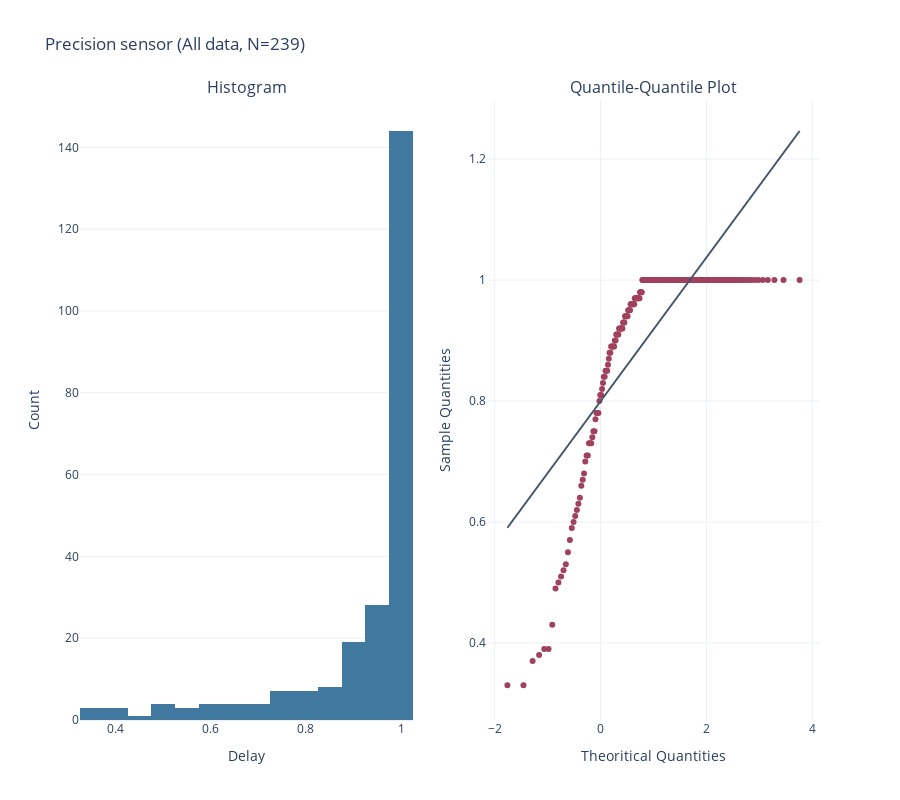
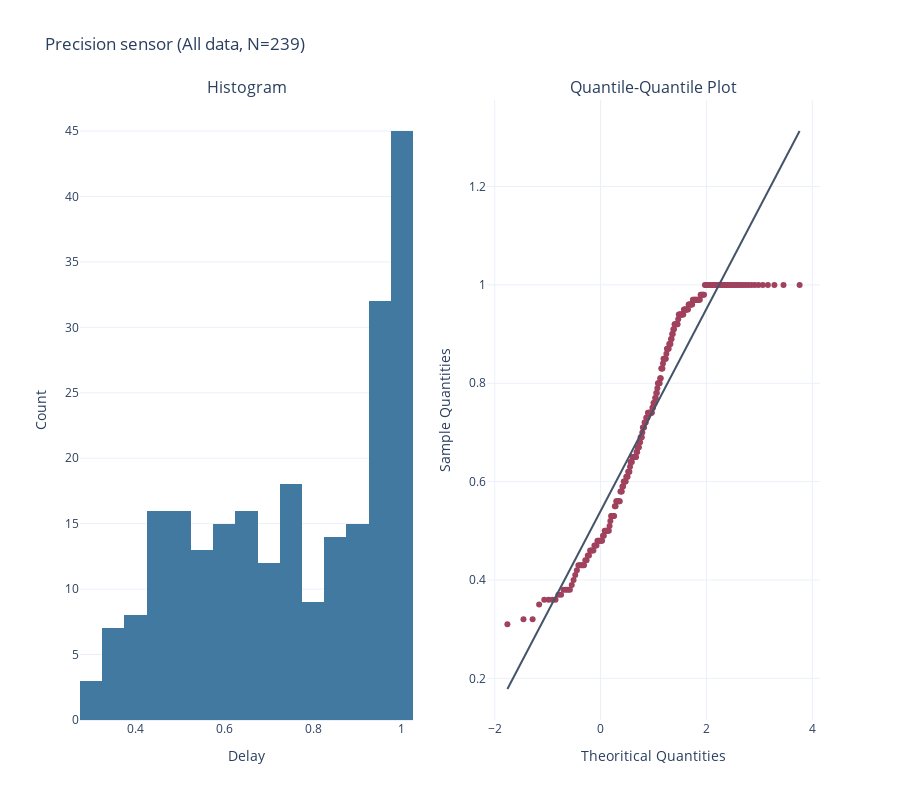

The code cell stored with these charts, in order, in its notebook:
### Code cell
metric = "Precision"
normality_test(fr_mag[metric], sensor=metric, type="All data")
normality_test(fr_pzt[metric], sensor=metric, type="All data")

### Figure 1 — Plotly figure (JSON) as saved in the notebook; plotly's stock layout.template omitted (floating-point values rounded to 4 significant figures; data arrays with more than 128 entries replaced by an {"elided": "..."} marker saying what was removed)
{"data": [{"marker": {"color": "#4179A0"}, "type": "histogram", "x": {"elided": "239 float values"}, "xaxis": "x", "yaxis": "y"}, {"marker": {"color": "#A0415D"}, "mode": "markers", "type": "scatter", "x": {"elided": "239 float values"}, "xaxis": "x2", "y": {"elided": "239 float values"}, "yaxis": "y2"}, {"line": {"color": "#44546A"}, "mode": "lines", "type": "scatter", "x": [-1.759, 3.759], "xaxis": "x2", "y": [0.5904, 1.247], "yaxis": "y2"}], "layout": {"annotations": [{"font": {"size": 16}, "showarrow": false, "text": "Histogram", "x": 0.225, "xanchor": "center", "xref": "paper", "y": 1, "yanchor": "bottom", "yref": "paper"}, {"font": {"size": 16}, "showarrow": false, "text": "Quantile-Quantile Plot", "x": 0.775, "xanchor": "center", "xref": "paper", "y": 1, "yanchor": "bottom", "yref": "paper"}], "height": 800, "showlegend": false, "title": {"text": "Precision sensor (All data, N=239)"}, "width": 900, "xaxis": {"anchor": "y", "domain": [0, 0.45], "title": {"text": "Delay"}, "zeroline": false}, "xaxis2": {"anchor": "y2", "domain": [0.55, 1], "title": {"text": "Theoritical Quantities"}, "zeroline": false}, "yaxis": {"anchor": "x", "domain": [0, 1], "title": {"text": "Count"}}, "yaxis2": {"anchor": "x2", "domain": [0, 1], "title": {"text": "Sample Quantities"}}}}

### Figure 2 — Plotly figure (JSON) as saved in the notebook; plotly's stock layout.template omitted (floating-point values rounded to 4 significant figures; data arrays with more than 128 entries replaced by an {"elided": "..."} marker saying what was removed)
{"data": [{"marker": {"color": "#4179A0"}, "type": "histogram", "x": {"elided": "239 float values"}, "xaxis": "x", "yaxis": "y"}, {"marker": {"color": "#A0415D"}, "mode": "markers", "type": "scatter", "x": {"elided": "239 float values"}, "xaxis": "x2", "y": {"elided": "239 float values"}, "yaxis": "y2"}, {"line": {"color": "#44546A"}, "mode": "lines", "type": "scatter", "x": [-1.759, 3.759], "xaxis": "x2", "y": [0.1783, 1.313], "yaxis": "y2"}], "layout": {"annotations": [{"font": {"size": 16}, "showarrow": false, "text": "Histogram", "x": 0.225, "xanchor": "center", "xref": "paper", "y": 1, "yanchor": "bottom", "yref": "paper"}, {"font": {"size": 16}, "showarrow": false, "text": "Quantile-Quantile Plot", "x": 0.775, "xanchor": "center", "xref": "paper", "y": 1, "yanchor": "bottom", "yref": "paper"}], "height": 800, "showlegend": false, "title": {"text": "Precision sensor (All data, N=239)"}, "width": 900, "xaxis": {"anchor": "y", "domain": [0, 0.45], "title": {"text": "Delay"}, "zeroline": false}, "xaxis2": {"anchor": "y2", "domain": [0.55, 1], "title": {"text": "Theoritical Quantities"}, "zeroline": false}, "yaxis": {"anchor": "x", "domain": [0, 1], "title": {"text": "Count"}}, "yaxis2": {"anchor": "x2", "domain": [0, 1], "title": {"text": "Sample Quantities"}}}}
